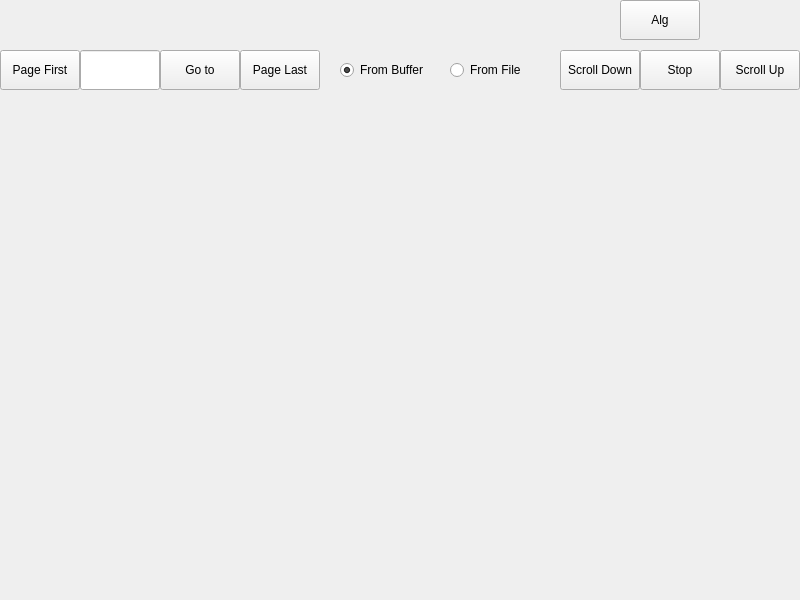
<?xml version="1.0" encoding="UTF-8"?>
<ui version="4.0">
 <class>PulseWin</class>
 <widget class="QWidget" name="PulseWin">
  <property name="geometry">
   <rect>
    <x>0</x>
    <y>0</y>
    <width>800</width>
    <height>600</height>
   </rect>
  </property>
  <property name="windowTitle">
   <string>PulseWin</string>
  </property>
  <widget class="QPushButton" name="pbPageFirst">
   <property name="geometry">
    <rect>
     <x>0</x>
     <y>50</y>
     <width>80</width>
     <height>40</height>
    </rect>
   </property>
   <property name="text">
    <string>Page First</string>
   </property>
  </widget>
  <widget class="QPushButton" name="pbPageGoto">
   <property name="geometry">
    <rect>
     <x>160</x>
     <y>50</y>
     <width>80</width>
     <height>40</height>
    </rect>
   </property>
   <property name="text">
    <string>Go to</string>
   </property>
  </widget>
  <widget class="QPushButton" name="pbPageLast">
   <property name="geometry">
    <rect>
     <x>240</x>
     <y>50</y>
     <width>80</width>
     <height>40</height>
    </rect>
   </property>
   <property name="text">
    <string>Page Last</string>
   </property>
  </widget>
  <widget class="QPushButton" name="pbScrollUp">
   <property name="geometry">
    <rect>
     <x>720</x>
     <y>50</y>
     <width>80</width>
     <height>40</height>
    </rect>
   </property>
   <property name="text">
    <string>Scroll Up</string>
   </property>
  </widget>
  <widget class="QPushButton" name="pbScrollDown">
   <property name="geometry">
    <rect>
     <x>560</x>
     <y>50</y>
     <width>80</width>
     <height>40</height>
    </rect>
   </property>
   <property name="text">
    <string>Scroll Down</string>
   </property>
  </widget>
  <widget class="QPushButton" name="pbScrollStop">
   <property name="geometry">
    <rect>
     <x>640</x>
     <y>50</y>
     <width>80</width>
     <height>40</height>
    </rect>
   </property>
   <property name="text">
    <string>Stop</string>
   </property>
  </widget>
  <widget class="QRadioButton" name="rbFromFile">
   <property name="geometry">
    <rect>
     <x>450</x>
     <y>50</y>
     <width>90</width>
     <height>40</height>
    </rect>
   </property>
   <property name="text">
    <string>From File</string>
   </property>
  </widget>
  <widget class="QRadioButton" name="rbFromBuffer">
   <property name="geometry">
    <rect>
     <x>340</x>
     <y>50</y>
     <width>90</width>
     <height>40</height>
    </rect>
   </property>
   <property name="text">
    <string>From Buffer</string>
   </property>
   <property name="checked">
    <bool>true</bool>
   </property>
  </widget>
  <widget class="QLineEdit" name="lePage">
   <property name="geometry">
    <rect>
     <x>80</x>
     <y>50</y>
     <width>80</width>
     <height>40</height>
    </rect>
   </property>
   <property name="maxLength">
    <number>5</number>
   </property>
  </widget>
  <widget class="QPushButton" name="pbAlg">
   <property name="geometry">
    <rect>
     <x>620</x>
     <y>0</y>
     <width>80</width>
     <height>40</height>
    </rect>
   </property>
   <property name="text">
    <string>Alg</string>
   </property>
  </widget>
 </widget>
 <layoutdefault spacing="6" margin="11"/>
 <resources/>
 <connections/>
</ui>
